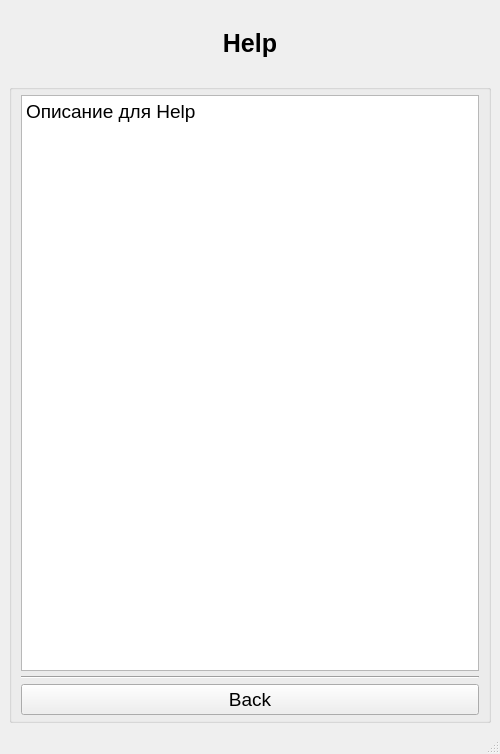
<?xml version="1.0" encoding="UTF-8"?>
<ui version="4.0">
 <class>MainWindow</class>
 <widget class="QMainWindow" name="MainWindow">
  <property name="geometry">
   <rect>
    <x>0</x>
    <y>0</y>
    <width>500</width>
    <height>754</height>
   </rect>
  </property>
  <property name="windowTitle">
   <string>MainWindow</string>
  </property>
  <widget class="QWidget" name="centralwidget">
   <property name="minimumSize">
    <size>
     <width>500</width>
     <height>700</height>
    </size>
   </property>
   <property name="maximumSize">
    <size>
     <width>16777215</width>
     <height>16777215</height>
    </size>
   </property>
   <layout class="QVBoxLayout" name="verticalLayout_2" stretch="0,0,0,0">
    <item>
     <spacer name="horizontalSpacer_2">
      <property name="orientation">
       <enum>Qt::Orientation::Horizontal</enum>
      </property>
      <property name="sizeHint" stdset="0">
       <size>
        <width>40</width>
        <height>20</height>
       </size>
      </property>
     </spacer>
    </item>
    <item>
     <widget class="QLabel" name="label">
      <property name="font">
       <font>
        <pointsize>19</pointsize>
        <bold>true</bold>
       </font>
      </property>
      <property name="text">
       <string>Help</string>
      </property>
      <property name="textFormat">
       <enum>Qt::TextFormat::AutoText</enum>
      </property>
      <property name="scaledContents">
       <bool>false</bool>
      </property>
      <property name="alignment">
       <set>Qt::AlignmentFlag::AlignCenter</set>
      </property>
     </widget>
    </item>
    <item>
     <spacer name="horizontalSpacer">
      <property name="orientation">
       <enum>Qt::Orientation::Horizontal</enum>
      </property>
      <property name="sizeHint" stdset="0">
       <size>
        <width>40</width>
        <height>20</height>
       </size>
      </property>
     </spacer>
    </item>
    <item>
     <widget class="QGroupBox" name="groupBox">
      <property name="font">
       <font>
        <pointsize>14</pointsize>
       </font>
      </property>
      <property name="title">
       <string/>
      </property>
      <property name="alignment">
       <set>Qt::AlignmentFlag::AlignCenter</set>
      </property>
      <layout class="QVBoxLayout" name="verticalLayout" stretch="0,1,1">
       <property name="spacing">
        <number>5</number>
       </property>
       <property name="sizeConstraint">
        <enum>QLayout::SizeConstraint::SetDefaultConstraint</enum>
       </property>
       <property name="topMargin">
        <number>5</number>
       </property>
       <property name="bottomMargin">
        <number>5</number>
       </property>
       <item>
        <widget class="QTextBrowser" name="description_text">
         <property name="html">
          <string>&lt;!DOCTYPE HTML PUBLIC &quot;-//W3C//DTD HTML 4.0//EN&quot; &quot;http://www.w3.org/TR/REC-html40/strict.dtd&quot;&gt;
&lt;html&gt;&lt;head&gt;&lt;meta name=&quot;qrichtext&quot; content=&quot;1&quot; /&gt;&lt;meta charset=&quot;utf-8&quot; /&gt;&lt;style type=&quot;text/css&quot;&gt;
p, li { white-space: pre-wrap; }
hr { height: 1px; border-width: 0; }
li.unchecked::marker { content: &quot;\2610&quot;; }
li.checked::marker { content: &quot;\2612&quot;; }
&lt;/style&gt;&lt;/head&gt;&lt;body style=&quot; font-family:'Segoe UI'; font-size:14pt; font-weight:400; font-style:normal;&quot;&gt;
&lt;p style=&quot; margin-top:0px; margin-bottom:0px; margin-left:0px; margin-right:0px; -qt-block-indent:0; text-indent:0px;&quot;&gt;Описание для Help&lt;/p&gt;&lt;/body&gt;&lt;/html&gt;</string>
         </property>
        </widget>
       </item>
       <item>
        <widget class="Line" name="line">
         <property name="orientation">
          <enum>Qt::Orientation::Horizontal</enum>
         </property>
        </widget>
       </item>
       <item>
        <widget class="QPushButton" name="back_button">
         <property name="text">
          <string>Back</string>
         </property>
         <property name="autoExclusive">
          <bool>false</bool>
         </property>
        </widget>
       </item>
      </layout>
     </widget>
    </item>
   </layout>
  </widget>
  <widget class="QMenuBar" name="menubar">
   <property name="geometry">
    <rect>
     <x>0</x>
     <y>0</y>
     <width>500</width>
     <height>33</height>
    </rect>
   </property>
  </widget>
  <widget class="QStatusBar" name="statusbar"/>
 </widget>
 <resources/>
 <connections/>
</ui>
